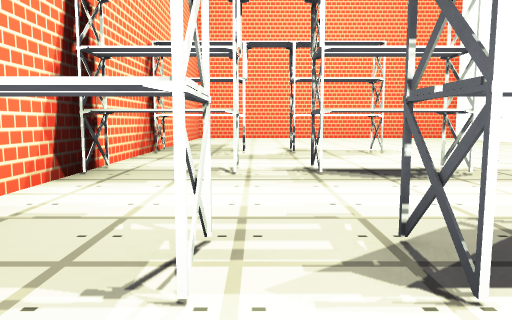
View 1 (above)

12 first-person views from a walk through a scene from a Unity 3-D project. The camera is 1.2 m above the floor, tilts 6° down and sees 70° across. The floor is counted in squares, 2 m on a side. Each view is taken from the middle of a square. On the plan, view 1 faces up. The plan holds only what a view shows up to about 10 squares ahead; the rest is blank. The place goes on beyond the plan. The player character is not drawn. Some animated figures are not drawn. Some surface patterns are stand-ins.

View 2
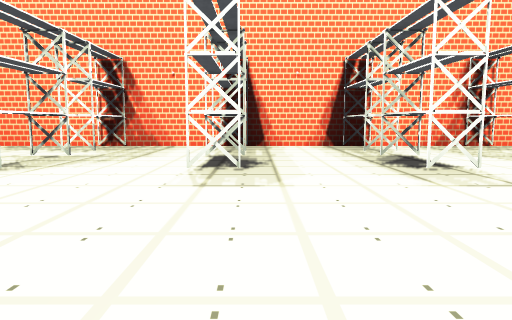

View 3
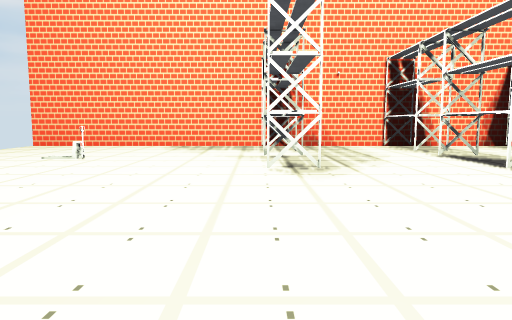

View 4
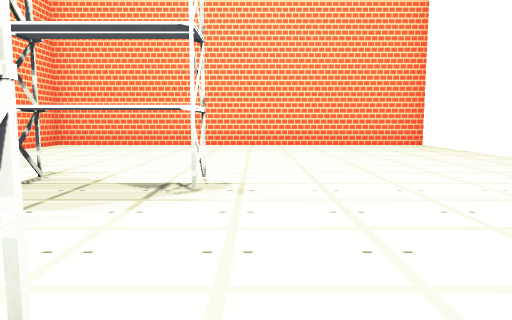

View 5
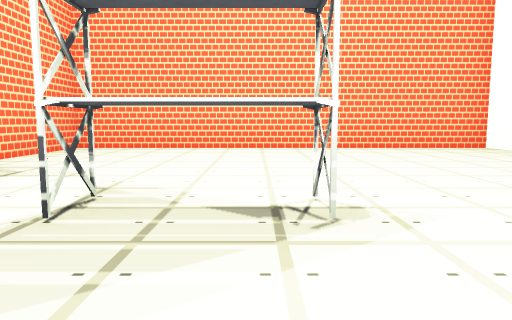

View 6
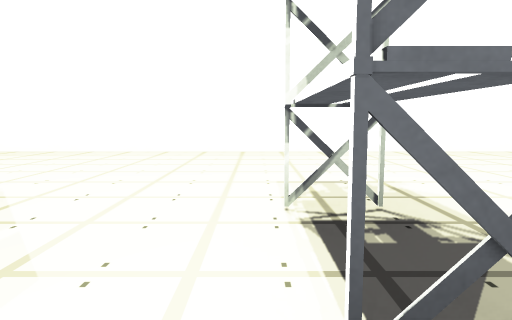

View 7
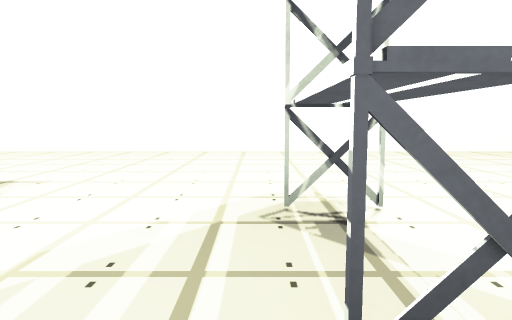

View 8
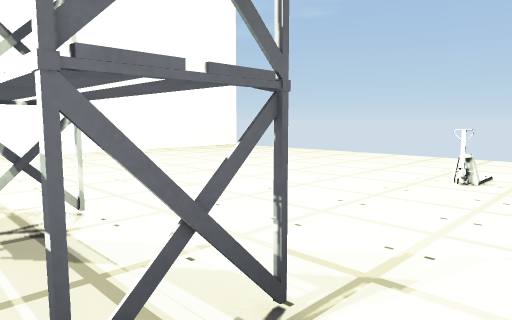

View 9
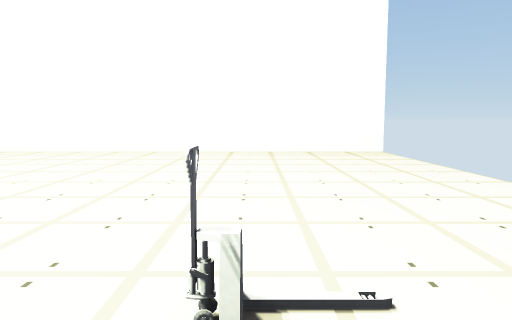

View 10
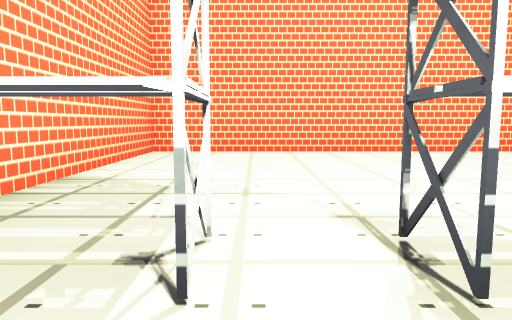

View 11
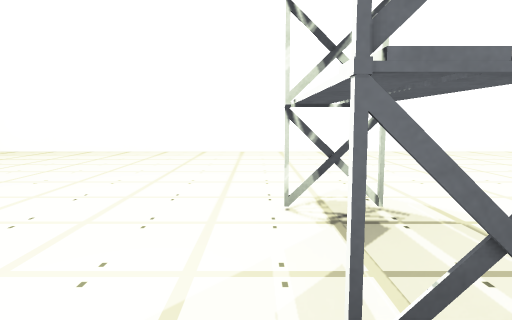

View 12
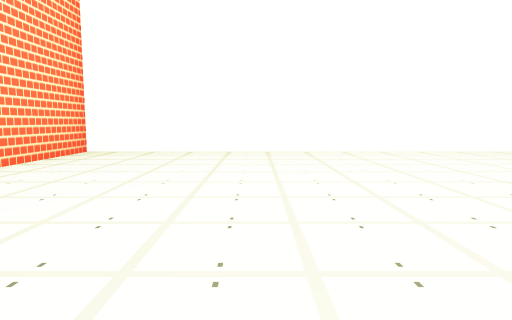

### Floor plan
Key: @ floor where view 1 was taken; # wall or solid block; . floor; ^ raised ledge; O other object.
Columns run from 2 left of view 1 to 8 right of it. Each row starts with its distance up from view 1.
 14 ###########
 13 #.........#
 12 #.........#
 11 #.........#
 10 #.........#
  9 #.........#
  8 #.........#
  7 #O.^^.....#
  6 #.........#
  5 #.........#
  4 #O.^^.....#
  3 #.........#
  2 #.........#
  1 #O.^^.....#
  0 #.@.......#
 -1 #.........#
 -2 #O.^^.....#
 -3 #.........#
 -4 #.........#
 -5 #..O......#
 -6 #.........#
 -7 #.........#
 -8 #         #

Where each view was taken, in squares from view 1:
view 1: 0 up, 0 right, facing up
view 2: 2 up, 7 right, facing left
view 3: 2 down, 7 right, facing left
view 4: 4 up, 3 right, facing up
view 5: 5 up, 2 right, facing up
view 6: 5 up, 0 right, facing right
view 7: 1 down, 0 right, facing right
view 8: 1 down, 0 right, facing down-right
view 9: 5 down, 0 right, facing right
view 10: 6 up, 0 right, facing up
view 11: 8 up, 0 right, facing right
view 12: 10 up, 0 right, facing right
